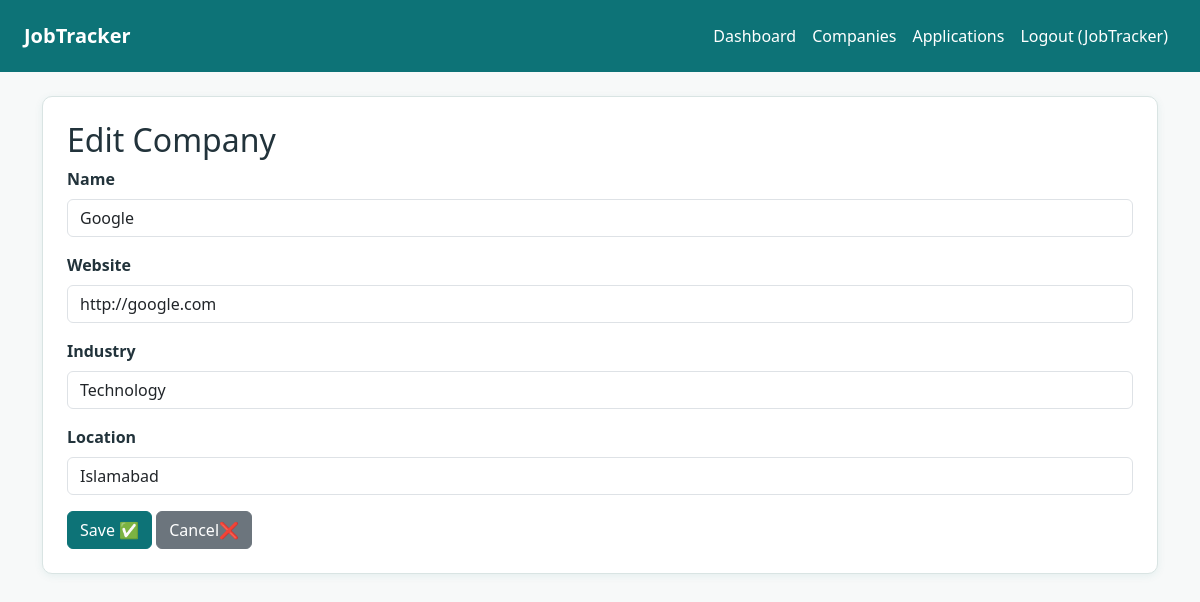
The app's page /companies/6/edit/ (signed in) with its own data.
### tracker/models.py (models this page shows, shortened)
class Company(models.Model):
    user = models.ForeignKey(
        settings.AUTH_USER_MODEL,
        on_delete=models.CASCADE,
        related_name="companies"
    )
    name = models.CharField(max_length=200)
    website = models.URLField(blank=True)
    industry = models.CharField(max_length=100, blank=True)
    location = models.CharField(max_length=200, blank=True)
    created_at = models.DateTimeField(auto_now_add=True)
    updated_at = models.DateTimeField(auto_now=True)
    class Meta:
        ordering = ["name"]
        constraints = [
            models.UniqueConstraint(
                fields=["user", "name"],
                name="unique_company_per_user"
            )
        ]
        indexes = [
            models.Index(fields=["user", "name"]),
        ]

### tracker/views.py (the view)
# urls.py: path("companies/<int:pk>/edit/", views.company_update, name="company_update"),
@login_required
def company_update(request, pk):
    company = get_object_or_404(Company, pk=pk, user=request.user)
    if request.method == "POST":
        form = CompanyForm(request.POST, instance=company)
        if form.is_valid():
            form.save()
            return redirect("company_list")
    else:
        form = CompanyForm(instance=company)
    return render(request, "tracker/company_form.html", {"form": form, "title": "Edit Company"})

### tracker/forms.py
class CompanyForm(BootstrapFormMixin, forms.ModelForm):
    class Meta:
        model = Company
        fields = ["name", "website", "industry", "location"]
    def __init__(self, *args, **kwargs):
        super().__init__(*args, **kwargs)
        self.style_fields()

### tracker/forms.py (called while the page is built)
    def style_fields(self):
        for field in self.fields.values():
            widget = field.widget
            if isinstance(widget, forms.CheckboxInput):
                widget.attrs["class"] = "form-check-input"
            elif isinstance(widget, (forms.Select, forms.SelectMultiple)):
                widget.attrs["class"] = "form-select"
            else:
                widget.attrs["class"] = "form-control"

### tracker/templates/tracker/company_form.html (shortened to what this page needs)
{% extends 'tracker/base.html' %}
{% block content %}
<h2>{{ title }}</h2>
<form method="post">
    {% for field in form %}
    <div class="mb-3">
        <label for="{{ field.id_for_label }}" class="form-label fw-semibold">{{ field.label }}</label>
        {{ field }}
    </div>
    {% endfor %}
    <button type="submit" class="btn btn-primary">Save ✅</button>
    <a href="{% url 'company_list' %}" class="btn btn-secondary">Cancel❌</a>
</form>
{% endblock %}

### tracker/templates/tracker/base.html (shortened to what this page needs)
{% load static %}
<!DOCTYPE html>
<html lang="en">
<head>
    <link href="https://cdn.jsdelivr.net/npm/bootstrap@5.3.3/dist/css/bootstrap.min.css" rel="stylesheet">
</head>
<body>
    <nav class="navbar navbar-expand-lg navbar-tracker px-4 py-3 mb-4">
        <a class="navbar-brand fw-bold" href="{% if user.is_authenticated %}{% url 'dashboard' %}{% else %}{% url 'login' %}{% endif %}">
            JobTracker
        </a>
        <div class="collapse navbar-collapse justify-content-end">
            <ul class="navbar-nav">
                {% if user.is_authenticated %}
                    <li class="nav-item"><a class="nav-link" href="{% url 'dashboard' %}">Dashboard</a></li>
                    <li class="nav-item"><a class="nav-link" href="{% url 'company_list' %}">Companies</a></li>
                    <li class="nav-item"><a class="nav-link" href="{% url 'application_list' %}">Applications</a></li>
                    <li class="nav-item">
                        <form method="post" action="{% url 'logout' %}" class="d-inline">
                            <button type="submit" class="nav-link" style="background: none; border: none; color: #fff; cursor: pointer;">
                                Logout ({{ user.username }})
                            </button>
                        </form>
                    </li>
                {% else %}
                    <li class="nav-item"><a class="nav-link" href="{% url 'login' %}">Login</a></li>
                    <li class="nav-item"><a class="nav-link" href="{% url 'register' %}">Register</a></li>
                {% endif %}
            </ul>
        </div>
    </nav>
    <div class="container">
        <div class="card-tracker p-4 mb-4">
            {% block content %}{% endblock %}
        </div>
    </div>
</body>
</html>

### tracker/templates/tracker/base.html (style rules this page uses)
:root { --teal: #0d7377; --teal-dark: #0a5c60; --coral: #ff6b5b; --coral-dark: #e8523f; --rust: #c1622d; --rust-dark: #a34f22; --dusty-rose: #c98a8a; --dusty-rose-dark: #b06f6f; --bg: #f7f9f9; --text: #22333b; --border: #d9e4e3; }
body { background-color: var(--bg); color: var(--text); font-family: 'Segoe UI', Arial, sans-serif; }
.navbar-tracker { background-color: var(--teal); }
.navbar-tracker .navbar-brand, .navbar-tracker .nav-link { color: #ffffff !important; }
.btn-primary { background-color: var(--teal); border-color: var(--teal); }
.card-tracker { background: #ffffff; border: 1px solid var(--border); border-radius: 10px; box-shadow: 0 2px 8px rgba(13, 115, 119, 0.08); }
a { color: var(--teal); }

### records on screen
Company: form "Google" "http://google.com" "Technology" "Islamabad"

### other values on screen
{{ user.username }} "JobTracker"
{{ title }} "Edit Company"
{{ field.label }} "Name" "Website" "Industry" "Location"
